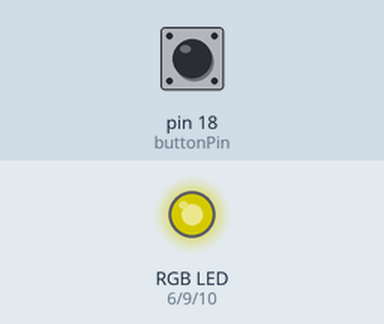
Recording of a sketch running on a simulated Arduino Uno, built with avr-gcc and run on an emulated ATmega328P. Parts: an RGB LED mixed from three pins (HIGH = lit). The test bench sets the inputs (shaded band); at power-on: pin 18 (buttonPin) LOW. Dim RGB values are drawn brighter than linear.

Above: at 1.24 s.
1.3 s: pin 18 (buttonPin) pulled HIGH for 3.2 s
6.6 s: pin 18 (buttonPin) pulled HIGH for 0.15 s
9.6 s: pin 18 (buttonPin) pulled HIGH for 1 s
At 12.7 s:
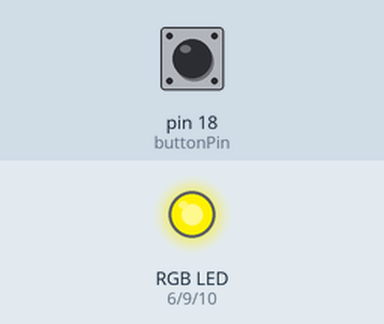
13.6 s: pin 18 (buttonPin) pulled HIGH for 0.15 s
At 14.3 s:
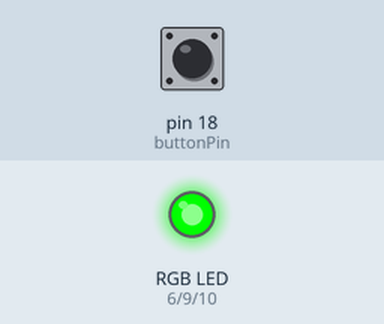
15.3 s: pin 18 (buttonPin) pulled HIGH for 0.15 s
At 16.7 s:
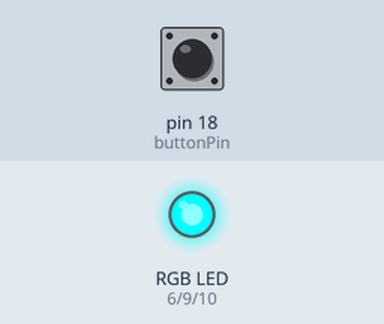
17.0 s: pin 18 (buttonPin) pulled HIGH for 1 s
At 19.4 s:
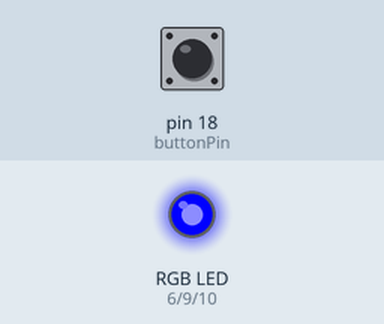
Timing chart, 0 to 20.5 s (numbered marks = the images above; inputs shaded):
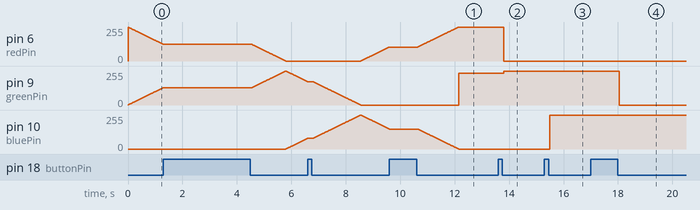

The sketch:

Colors.ino
```cpp
const int redPin = 6;
const int greenPin = 9;
const int bluePin = 10;
const int buttonPin = 18;
int buttonState = LOW;
int buttonCounter = 0;

void setup() {
  // Start off with the LED off.
  setColourRgb(0,0,0);

  pinMode(buttonPin, INPUT);
}

void setColourRgb(unsigned int red, unsigned int green, unsigned int blue) {
  analogWrite(redPin, red);
  analogWrite(greenPin, green);
  analogWrite(bluePin, blue);
 }

void buttoncheck() {
    buttonState = digitalRead(buttonPin);
      if (buttonState == HIGH) {
        buttonCounter ++;
        while (buttonState == HIGH) {
          buttonState = digitalRead(buttonPin);
        }
        delay(50);
    }
}

void loop () {
  unsigned int rgbColour[3];
  buttoncheck();

  // Start off with red.
  rgbColour[0] = 255;
  rgbColour[1] = 0;
  rgbColour[2] = 0;

  // Choose the colours to increment and decrement.
  if (buttonCounter == 0) {
    for (int decColour = 0; decColour < 3; decColour ++) {
          int incColour = decColour == 2 ? 0 : decColour + 1;
          for(int i = 0; i < 255; i ++) {
            rgbColour[decColour] -= 1;
            rgbColour[incColour] += 1;

            setColourRgb(rgbColour[0], rgbColour[1], rgbColour[2]);
            delay(10);
            buttoncheck();
          }

    }
  }
    //Red
    else if (buttonCounter == 1) {
      setColourRgb(255,0,0);
    }
    //Orange
    else if (buttonCounter == 2) {
      setColourRgb(255,65,0);
    }
    //Yellow
    else if (buttonCounter == 3) {
      setColourRgb(255,240,0);
    }
    //Green
    else if (buttonCounter == 4) {
      setColourRgb(0,255,0);
    }
    //Light Blue
    else if (buttonCounter == 5) {
      setColourRgb(0,255,255);
    }
    //Blue
    else if (buttonCounter == 6) {
      setColourRgb(0,0,255);
    }
    //Purple
    else if (buttonCounter == 7) {
      setColourRgb(80,0,220);
    }
    //Fuscia
    else if (buttonCounter == 8) {
      setColourRgb(255,0,255);
    }
    //White
    else if (buttonCounter == 9) {
      setColourRgb(220,255,255);
    }
    else {
      buttonCounter = 0;
    }
    }

    // add in conditions for different color options (rainbow fade, presets)

    // Rainbow fade, cross-fade the two colours.
```

Measured:
- after the input at 9.6 s, pin 9 (greenPin): 0/255 → 240/255 after 2.6 s
- after the input at 13.6 s, pin 6 (redPin): 255/255 → 0/255 after 0.20 s; pin 9 (greenPin): 240/255 → 255/255 after 0.20 s
- after the input at 15.3 s, pin 10 (bluePin): 0/255 → 255/255 after 0.20 s
- after the input at 17.0 s, pin 9 (greenPin): 255/255 → 0/255 after 1.1 s
- by itself, pin 9 (greenPin): rises from 130/255 to 255/255 in 1.2 s, then falls to 175/255 in 0.80 s
